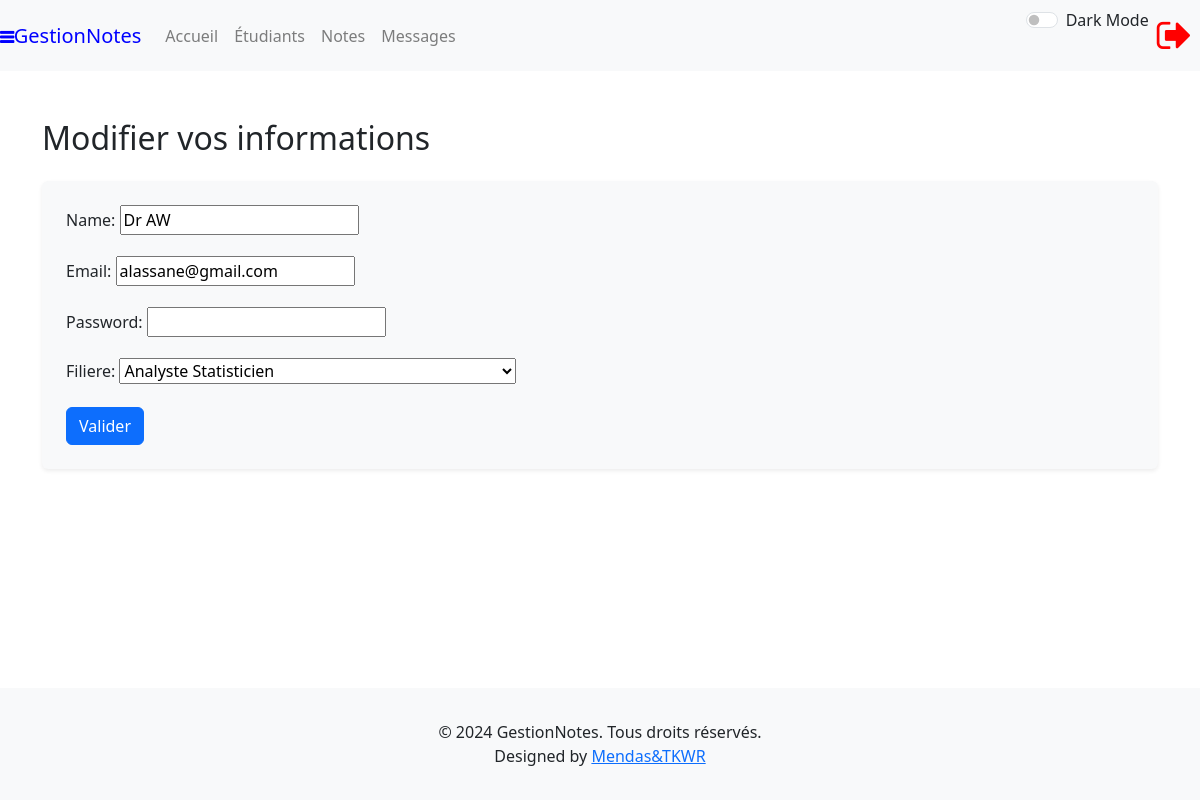
/responsable/modifier/gsdfjghgldkfjfuhg1lfhxtvdpeirut/, run on an earlier commit of the app's database.
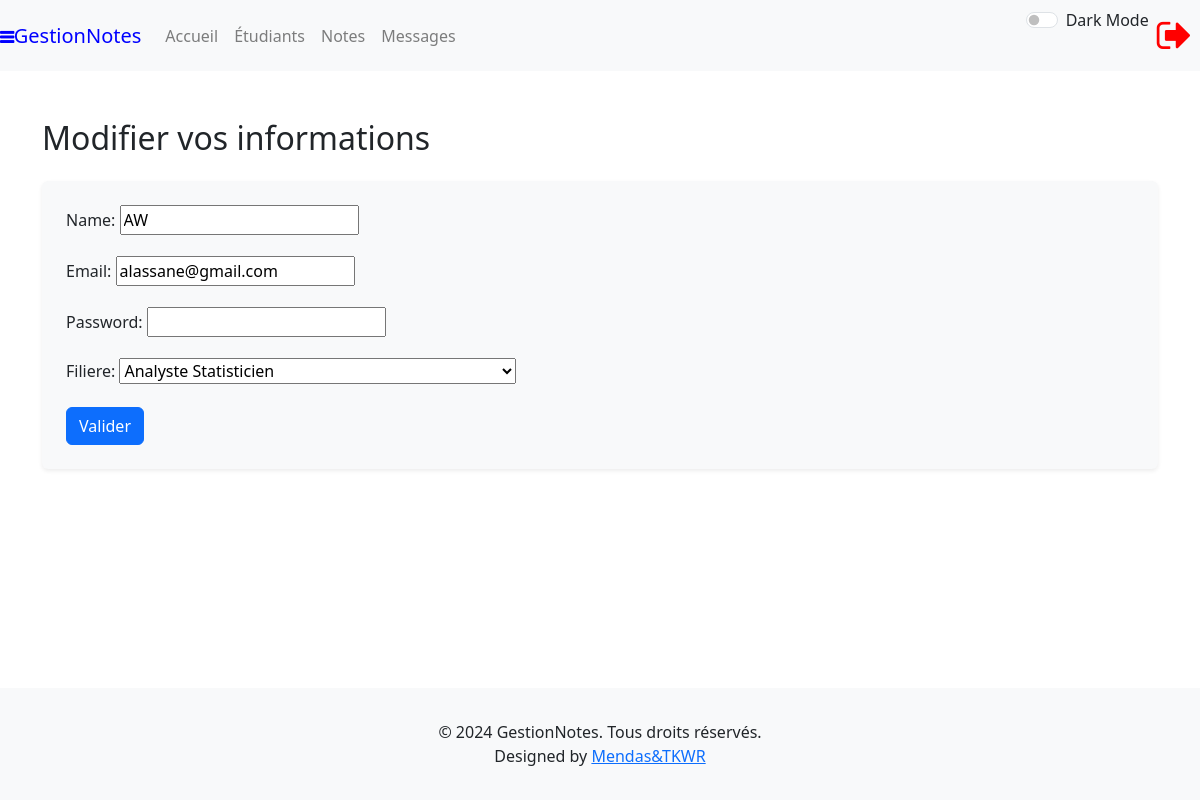
And on a later commit of the database.
### connexion/models.py (models this page shows, shortened)
class Responsable(models.Model):
    id = models.AutoField(primary_key=True)
    name = models.CharField(max_length=100)
    email = models.EmailField(unique=True)
    password = models.CharField(max_length=100)
    filiere = models.CharField(
        max_length=4,
        choices=[
            ('AS', 'Analyste Statisticien'),
            ('ISEP', 'Ingénieur Statisticien Economiste Préparatoire'),
            ('ISE1', 'Ingénieur Statisticien Economiste première année'),
            ('ISE', 'Ingénieur Statisticien Economiste ')
        ]
    )
    created_at = models.DateTimeField(auto_now_add=True)
    updated_at = models.DateTimeField(auto_now=True)
    last_login = models.DateTimeField(null=True,blank=True)

### gestion_notes/views.py (the view)
# urls.py: path('responsable/modifier/gsdfjghgldkfjfuhg<int:id_responsable>lfhxtvdpeirut/',views.modifier_responsable,name='modifier_responsable'),
def modifier_responsable(request,id_responsable):
    if request.method == 'POST':
        try:
            responsable = Responsable.objects.get(pk=id_responsable)
            form = ResponsableForm(request.POST, instance=responsable)
            if form.is_valid():
                password = form.data['password']
                if not check_password(password, responsable.password):
                    responsable.password = make_password(password)
                form.save()
                request.session['last_activity'] = {'name':'modifier_responsable','time':timezone.now().isoformat()}
                messages.success(request, f'Responsable immatriculé {id_responsable} modifié avec succès')
                return redirect('accueil_responsable')
            else:
                messages.error(request, form.errors)
                return render(request, 'modifier_responsable.html', {'form': form})
        except Responsable.DoesNotExist:
            messages.error(request, "Aucun responsable avec cet identifiant dans la base.")
            return redirect('accueil_responsable')
    else:
        try:
            responsable = Responsable.objects.get(pk=id_responsable)
            form = ResponsableForm(instance=responsable)
            return render(request, 'modifier_responsable.html', {'form': form})
        except Responsable.DoesNotExist:
            messages.error(request, "Aucun responsable avec cet identifiant dans la base.")
            return redirect('accueil_responsable')

### gestion_notes/forms.py (shortened to what this page needs)
class ResponsableForm(forms.ModelForm):
    class Meta:
        model = Responsable
        exclude = ('last_login',)
        widgets = {
            'password': forms.PasswordInput(),
        }

### Templates/modifier_responsable.html (shortened to what this page needs)
{% extends "base2.html" %}
{% load static %}
{% block content %}
    <h2 class="mb-4">Modifier vos  informations </h2>
    <form method='POST' enctype='multipart/form-data' class="form p-4 shadow-sm bg-light rounded">
        {{form.as_p}}
        <button type="submit" class="btn btn-primary">Valider</button>
    </form>
{% endblock content %}

### Templates/base2.html (shortened to what this page needs)
{% load static %}
<!DOCTYPE html>
<html lang="en" data-bs-theme="{% if theme %}{{theme}}{% endif %}">
<head>
    <link href="https://stackpath.bootstrapcdn.com/bootstrap/4.5.2/css/bootstrap.min.css" rel="stylesheet">
    <link href="https://cdn.jsdelivr.net/npm/bootstrap@5.3.3/dist/css/bootstrap.min.css" rel="stylesheet">
    <link rel="stylesheet" href="https://cdnjs.cloudflare.com/ajax/libs/font-awesome/4.7.0/css/font-awesome.min.css">
    <link rel="stylesheet" href="{% static 'css/style2.css' %}">
</head>
<body style="display: flex; flex-direction: column; min-height: 100vh; ">
    <nav class="navbar navbar-expand-lg navbar-light bg-light sticky-top">
        <a class="navbar-brand" data-bs-toggle="offcanvas" href="#menucache" style="color:blue; "><i class="fa fa-bars" style="font-size:16px; color:blue; font-weight: bold;"></i>GestionNotes</a>
        <div class="collapse navbar-collapse" id="navbarNav">
            <ul class="navbar-nav">
                <li class="nav-item">
                    <a class="nav-link" href="{% url 'accueil_responsable' %}" id="accueil">Accueil</a>
                </li>
                <li class="nav-item">
                    <a class="nav-link" href="{% url 'liste_etudiants' %}" id="etudiants">Étudiants</a>
                </li>
                <li class="nav-item">
                    <a class="nav-link" href="{% url 'responsable_notes' %}" id="notes">Notes</a>
                </li>
                <li class="nav-item">
                    <a class="nav-link" href="{% url 'messages' %}" id="messages">Messages</a>
                </li>
            </ul>
            <ul class="navbar-nav ml-auto">
                <div class="form-check form-switch">
                    <input class="form-check-input" type="checkbox" id="mySwitch" name="darkmode" onclick="darkmode()" value="yes" {% if theme == 'dark' %}checked{% endif %}>
                    <label class="form-check-label" for="mySwitch">Dark Mode</label>
                </div>
                <li id="logout" class="nav-item">
                    <a class="nav-link" href="{% url 'logout' %}"><i class="fa fa-sign-out" style="font-size:38px;color:red"></i></a>
                </li>
            </ul>
        </div>
    </nav>
    <div class="container mt-5" >
        {% block content %}
        {% endblock %}
    </div>
    <footer class="bg-light text-center text-lg-start mt-auto py-3 monfooter" style="margin-top: 10px;">
        <div class="text-center p-3">
            &copy; 2024 GestionNotes. Tous droits réservés.
            <br>
            Designed by <a href="#">Mendas&TKWR</a>
        </div>
    </footer>
</body>
</html>

### Templates/base2.html (style rules this page uses)
.monfooter { background-color: #f1f1f1; text-align: center; padding: 10px 0; margin-top: 10%; }

What changed in the data, as far as the page shows it:
changed Responsable "alassane@gmail.com": name "Dr AW" → "AW"
